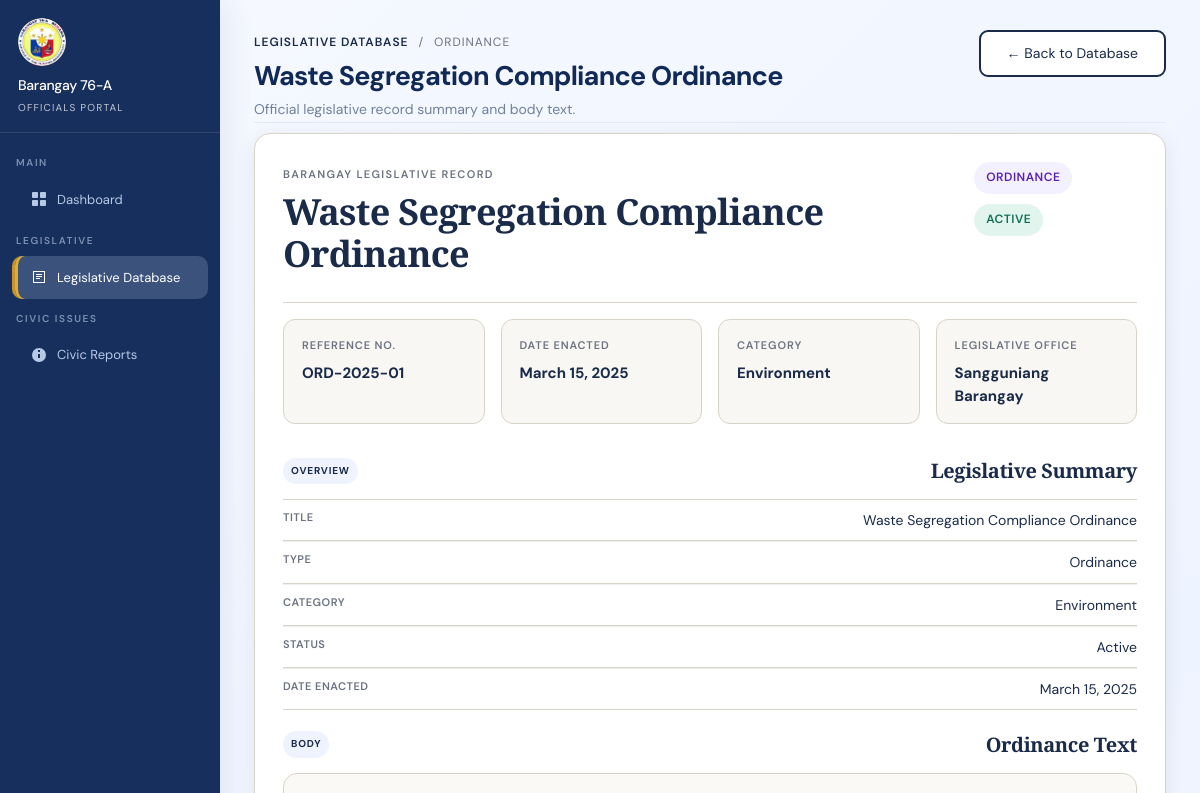
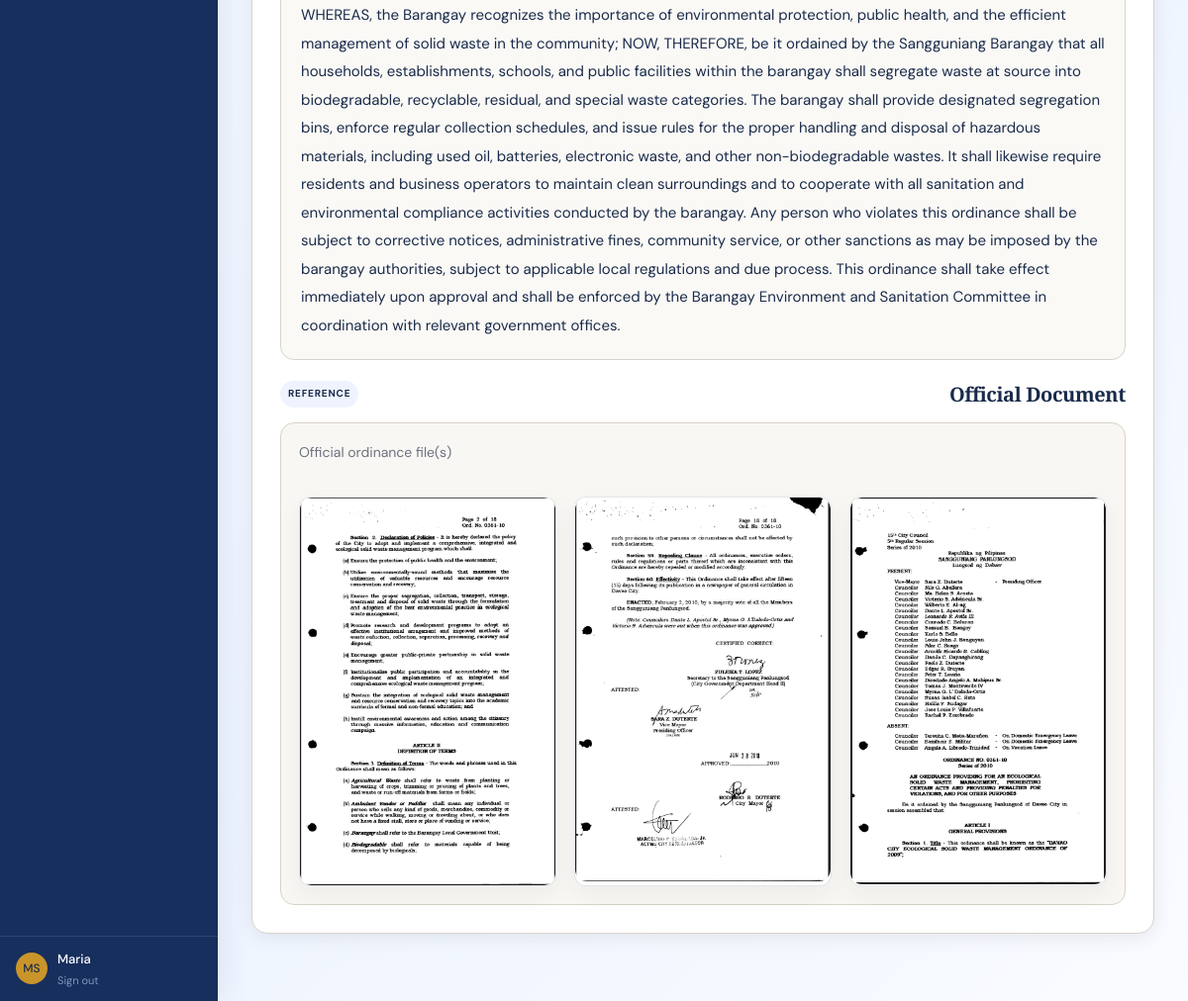
Page /barangay_system/view_legislation.php?id=1 (signed in) on the committed database (2 pictures, top to bottom).
### tables this page shows
CREATE TABLE IF NOT EXISTS users (
    id INT AUTO_INCREMENT PRIMARY KEY,
    full_name VARCHAR(150) NOT NULL,
    birthdate DATE DEFAULT NULL,
    email VARCHAR(150) NOT NULL UNIQUE,
    password_hash VARCHAR(255) NOT NULL,
    role ENUM('resident','official','admin') NOT NULL DEFAULT 'resident',
    committee VARCHAR(100) DEFAULT NULL,
    position VARCHAR(120) DEFAULT NULL,
    phone VARCHAR(40) DEFAULT NULL,
    residency_verified TINYINT(1) DEFAULT 0,
    rejection_reason VARCHAR(255) DEFAULT NULL,
    address VARCHAR(255) DEFAULT NULL,
    identification VARCHAR(255) DEFAULT NULL,
    photo_path VARCHAR(255) DEFAULT NULL,
    created_at DATETIME DEFAULT CURRENT_TIMESTAMP
);

CREATE TABLE IF NOT EXISTS legislation (
    id INT AUTO_INCREMENT PRIMARY KEY,
    title VARCHAR(250) NOT NULL,
    type ENUM('Ordinance', 'Resolution') NOT NULL DEFAULT 'Ordinance',
    category VARCHAR(100) NOT NULL,
    description TEXT NOT NULL,
    document_image_path VARCHAR(255) DEFAULT NULL,
    status VARCHAR(100) DEFAULT 'Active',
    published_date DATE NOT NULL,
    created_at DATETIME DEFAULT CURRENT_TIMESTAMP
);

### barangay_system/view_legislation.php (the view, shortened to what the rows shown need)
<?php
require_once 'config.php';
function getLegislationImageGallery($title, $fallbackPath = '') {
    $rootDir = dirname(__DIR__);
    $folderMap = [
        'Waste Segregation Compliance Ordinance' => 'waste',
        'Resolution on Community Health Programs' => 'health',
        'Curfew Hours for Minors Ordinance' => 'Curfew',
        'Barangay Livelihood Support Program' => 'livelihood',
        'Resolution Supporting Anti-Plastic Campaign' => 'plastic',
    ];
    $images = [];
    $folderName = $folderMap[$title] ?? null;
    if ($folderName) {
        $folderPath = $rootDir . DIRECTORY_SEPARATOR . $folderName;
        if (is_dir($folderPath)) {
            $files = glob($folderPath . DIRECTORY_SEPARATOR . '*.{jpg,jpeg,png,webp,JPG,JPEG,PNG,WEBP}', GLOB_BRACE);
            if (is_array($files)) {
                foreach ($files as $file) {
                    $relative = str_replace('\\', '/', str_replace($rootDir . DIRECTORY_SEPARATOR, '', $file));
                    $images[] = '/barangay_system/' . ltrim($relative, '/');
                }
            }
        }
    }
    return $images;
}
requireRole(['resident', 'official', 'admin']);
$user = currentUser();
$legislation_id = isset($_GET['id']) ? (int)$_GET['id'] : 0;
$stmt = $db->prepare('SELECT * FROM legislation WHERE id = ?');
$stmt->execute([$legislation_id]);
$legislation = $stmt->fetch(PDO::FETCH_ASSOC);
$legislationType = trim((string) ($legislation['type'] ?? 'Ordinance'));
$legislationStatus = trim((string) ($legislation['status'] ?? 'Active'));
$legislationCategory = trim((string) ($legislation['category'] ?? 'General'));
$legislationDescription = trim((string) ($legislation['description'] ?? ''));
$documentPath = trim((string) ($legislation['document_image_path'] ?? ''));
$legislationGallery = getLegislationImageGallery($legislation['title'], $documentPath);
$publishedDate = $legislation['published_date'] ? date('F d, Y', strtotime($legislation['published_date'])) : 'Not specified';
$badgeClass = $legislationType === 'Ordinance' ? 'badge-ordinance' : 'badge-resolution';
$statusClass = $legislationStatus === 'Active' ? 'badge-resolved' : ($legislationStatus === 'Inactive' ? 'badge-pending' : 'badge-progress');
$ordinanceNumber = sprintf('%s-%s-%02d', strtoupper(substr($legislationType, 0, 3)), date('Y', strtotime($legislation['published_date'] ?? 'now')), (int) $legislation['id']);
$portalLabel = $user['role'] === 'resident' ? 'Resident Portal' : ($user['role'] === 'official' ? 'Officials Portal' : 'Admin Portal');
?>
<!DOCTYPE html>
<html lang="en">
<head>
    <link rel="stylesheet" href="assets/css/style.css?v=20260922-ordinance-view">
</head>
<body class="ordinance-layout">
<div class="sidebar" id="sb-view">
  <div class="sidebar-brand">
    <div class="sb-seal">⚖</div>
    <div class="sb-name">Barangay 76-A</div>
    <div class="sb-role"><?= htmlspecialchars($portalLabel, ENT_QUOTES, 'UTF-8') ?></div>
  </div>
  <div class="sidebar-footer">
    <div class="sb-user">
      <div class="sb-avatar"><?= strtoupper(substr($user['full_name'], 0, 1)) . strtoupper(substr($user['full_name'], strpos($user['full_name'], ' ') + 1, 1)) ?></div>
      <div>
        <div class="sb-uname"><?= htmlspecialchars(explode(' ', $user['full_name'])[0], ENT_QUOTES, 'UTF-8') ?></div>
        <div class="sb-logout" onclick="location.href='logout.php'">Sign out</div>
      </div>
    </div>
  </div>
</div>
<div class="main legislation-detail-main">
  <div class="page-header detail-header">
    <div class="detail-header-copy">
      <div class="detail-breadcrumbs">
        <a href="legislation.php">Legislative Database</a>
        <span>/</span>
        <span><?= htmlspecialchars($legislationType === 'Ordinance' ? 'Ordinance' : 'Resolution', ENT_QUOTES, 'UTF-8') ?></span>
      </div>
      <h1 class="page-title"><?= htmlspecialchars($legislation['title'], ENT_QUOTES, 'UTF-8') ?></h1>
      <p class="page-sub">Official legislative record summary and body text.</p>
    </div>
  </div>
  <article class="card legislation-detail-card">
    <div class="legislation-hero">
      <div>
        <div class="section-kicker">Barangay Legislative Record</div>
        <h2 class="legislation-hero-title"><?= htmlspecialchars($legislation['title'], ENT_QUOTES, 'UTF-8') ?></h2>
      </div>
      <div class="header-badges">
        <span class="badge <?= htmlspecialchars($badgeClass, ENT_QUOTES, 'UTF-8') ?>"><?= htmlspecialchars($legislationType, ENT_QUOTES, 'UTF-8') ?></span>
        <span class="badge <?= htmlspecialchars($statusClass, ENT_QUOTES, 'UTF-8') ?>"><?= htmlspecialchars($legislationStatus, ENT_QUOTES, 'UTF-8') ?></span>
      </div>
    </div>
    <div class="legislation-meta-grid">
      <div class="meta-item">
        <span class="meta-label">Reference No.</span>
        <strong><?= htmlspecialchars($ordinanceNumber, ENT_QUOTES, 'UTF-8') ?></strong>
      </div>
      <div class="meta-item">
        <span class="meta-label">Date Enacted</span>
        <strong><?= htmlspecialchars($publishedDate, ENT_QUOTES, 'UTF-8') ?></strong>
      </div>
      <div class="meta-item">
        <span class="meta-label">Category</span>
        <strong><?= htmlspecialchars($legislationCategory, ENT_QUOTES, 'UTF-8') ?></strong>
      </div>
      <div class="meta-item">
        <span class="meta-label">Legislative Office</span>
        <strong><?= htmlspecialchars($legislationType === 'Ordinance' ? 'Sangguniang Barangay' : 'Barangay Council', ENT_QUOTES, 'UTF-8') ?></strong>
      </div>
    </div>
    <div class="detail-section">
      <div class="detail-list">
        <div class="detail-row">
          <span class="detail-label">Title</span>
          <span class="detail-value"><?= htmlspecialchars($legislation['title'], ENT_QUOTES, 'UTF-8') ?></span>
        </div>
        <div class="detail-row">
          <span class="detail-label">Type</span>
          <span class="detail-value"><?= htmlspecialchars($legislationType, ENT_QUOTES, 'UTF-8') ?></span>
        </div>
        <div class="detail-row">
          <span class="detail-label">Category</span>
          <span class="detail-value"><?= htmlspecialchars($legislationCategory, ENT_QUOTES, 'UTF-8') ?></span>
        </div>
        <div class="detail-row">
          <span class="detail-label">Status</span>
          <span class="detail-value"><?= htmlspecialchars($legislationStatus, ENT_QUOTES, 'UTF-8') ?></span>
        </div>
        <div class="detail-row">
          <span class="detail-label">Date Enacted</span>
          <span class="detail-value"><?= htmlspecialchars($publishedDate, ENT_QUOTES, 'UTF-8') ?></span>
        </div>
      </div>
    </div>
    <div class="detail-section">
      <div class="section-header">
        <span class="section-tag">Body</span>
        <h3><?= htmlspecialchars($legislationType === 'Ordinance' ? 'Ordinance Text' : 'Resolution Text', ENT_QUOTES, 'UTF-8') ?></h3>
      </div>
      <div class="body-copy"><?= nl2br(htmlspecialchars($legislationDescription, ENT_QUOTES, 'UTF-8')) ?></div>
    </div>
    <?php if (!empty($legislationGallery)): ?>
      <div class="detail-section">
        <div class="section-header">
          <span class="section-tag">Reference</span>
          <h3>Official Document</h3>
        </div>
        <div class="document-card">
          <p><?= htmlspecialchars($legislationType === 'Ordinance' ? 'Official ordinance file(s)' : 'Official resolution file(s)', ENT_QUOTES, 'UTF-8') ?></p>
          <div class="legislation-gallery">
            <?php foreach ($legislationGallery as $galleryImage): ?>
              <a href="<?= htmlspecialchars($galleryImage, ENT_QUOTES, 'UTF-8') ?>" target="_blank" rel="noopener noreferrer" class="gallery-item">
                <img src="<?= htmlspecialchars($galleryImage, ENT_QUOTES, 'UTF-8') ?>" alt="Official <?= htmlspecialchars($legislationType, ENT_QUOTES, 'UTF-8') ?> document">
              </a>
            <?php endforeach; ?>
          </div>
        </div>
      </div>
    <?php endif; ?>
  </article>
</div>
</body>
</html>

### rows in the picture
users: role "OFFICIALS PORTAL", full_name "M", full_name "S", full_name "Maria"
legislation: type "ORDINANCE", title "Waste Segregation Compliance Ordinance", status "ACTIVE", ordinanceNumber "ORD-2025-01", published_date "March 15, 2025", category "Environment", type "Sangguniang Barangay", type "Ordinance", status "Active", type "Ordinance Text", description "WHEREAS, the Barangay recognizes the importance of environmental protection, public health, and the efficient management of solid waste in the community; NOW, THEREFORE, be it ordained by the Sangguniang Barangay that all households, establishments, schools, and public facilities within the barangay shall segregate waste at source into biodegradable, recyclable, residual, and special waste categories. The barangay shall provide designated segregation bins, enforce regular collection schedules, and issue rules for the proper handling and disposal of hazardous materials, including used oil, batteries, electronic waste, and other non-biodegradable wastes. It shall likewise require residents…", type "Official ordinance file(s)"
